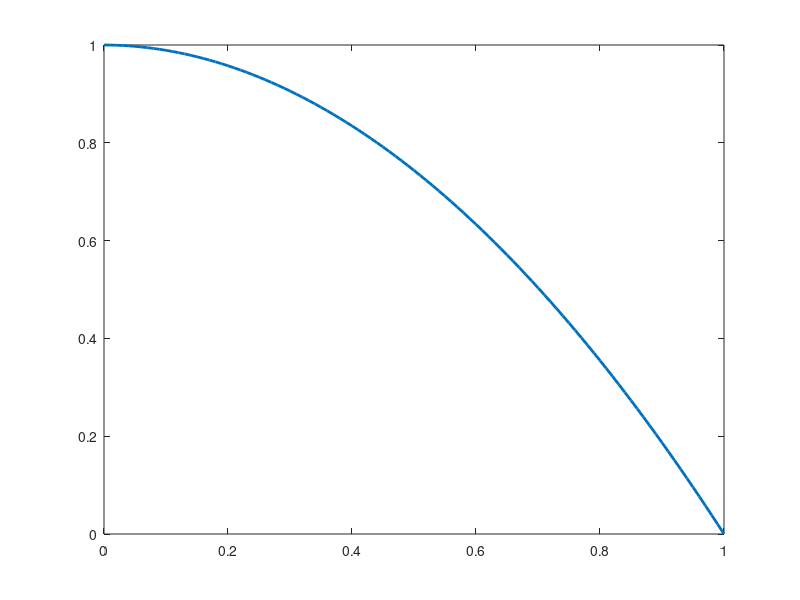

The MATLAB source for this figure: (Note: this script raises an error after producing the figure.)
hold off
t=1.2;
H=0.75 *sin(0.5*pi*t) + 1.25;
x1=0:0.01:1 ;
f1=x1; 

f2=1-f1.^H;
plot(f1,f2,'Linewidth',2)
hold on

%str = sprintf('..\\data\\MI\\PF\\pf_JY1_5_%1d.dat',t+1)
A=importdata('D:\Github\experiment\moead-moe\MoE\MoE\PF\pf_dMOP2_0_27.dat');
F1=A(:,1)
F2=A(:,2)
plot(F1,F2,'r.'); %画个体
        hold on
%end
ylabel('f2');
xlabel('f1');
